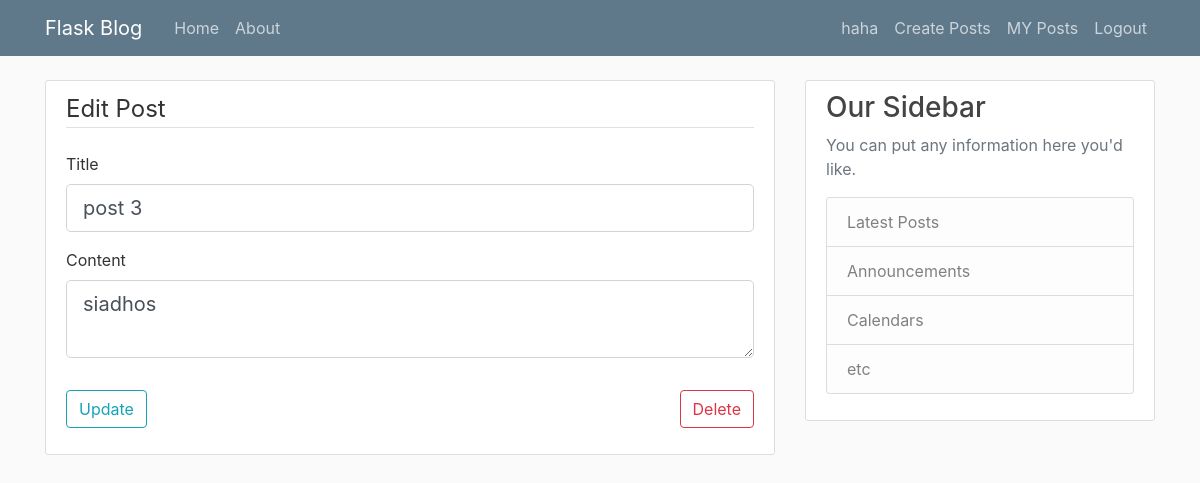
Page /post/edit/2 (signed in) on the committed database.
### blogflask/models.py (models this page shows, shortened)
class User(db.Model,UserMixin):
    id = db.Column(db.Integer, primary_key=True)
    username = db.Column(db.String(20), unique=True, nullable=False)
    email = db.Column(db.String(120), unique=True, nullable=False)
    image_file = db.Column(db.String(20), nullable=False, default='default.jpg')
    passwords = db.Column(db.String(20), nullable=False)
    posts = db.relationship('Post', backref='author', lazy=True)

class Post(db.Model):
    id = db.Column(db.Integer, primary_key=True)
    title = db.Column(db.String(100), nullable=False)
    date_posted = db.Column(db.DateTime, nullable=False, default=datetime.utcnow)
    content = db.Column(db.Text, nullable=False)
    user_id = db.Column(db.Integer, db.ForeignKey('user.id'), nullable=False)

### blogflask/router.py (the view)
@app.route('/post/edit/<int:post_id>', methods=['GET', 'POST'])
def post_edit(post_id):
    post = Post.query.get(post_id)
    try:
        if post.user_id == current_user.id:
            form = PostEdit()
            if form.validate_on_submit():
                post.title = form.title.data
                post.content = form.content.data
                db.session.commit()
                flash(f'{post.title} has been updated', 'success')
                return redirect(url_for('user_posts', user_id=current_user.id))
            elif request.method == 'GET':
                form.title.data = post.title
                form.content.data = post.content
            return render_template("edit_post.html", post=post, form=form)
        else:
            return redirect(url_for('home'))
    except:
        flash(f'ACCESS DENIED', 'danger')
        return redirect(url_for('home'))

### blogflask/forms.py
class PostEdit(FlaskForm):
    title = StringField('Title', validators=[DataRequired()])
    content = TextAreaField('Content', validators=[DataRequired(), Length(min=3, max=250)])
    submit = SubmitField('Update')

### blogflask/models.py (called while the page is built)
@login_manager.user_loader
def load_user(user_id):
    return User.query.get(int(user_id))

### blogflask/templates/edit_post.html (shortened to what this page needs)
{% extends "layout.html" %}
{% block content %}
<div class="content-section">
        <form method="POST" action="">
            <fieldset class="form-group">
                <legend class="border-bottom mb-4">Edit Post</legend>
                <div class="form-group">
                    {{ form.title.label(class="form-control-label") }}
                    {% if form.title.errors %}
                        {{ form.title(class="form-control form-control-lg is-invalid") }}
                        <div class="invalid-feedback">
                            {% for error in form.title.errors %}
                                <span>{{ error }}</span>
                            {% endfor %}
                        </div>
                    {% else %}
                        {{ form.title(class="form-control form-control-lg") }}
                    {% endif %}
                </div>
                <div class="form-group">
                    {{ form.content.label(class="form-control-label") }}
                    {% if form.content.errors %}
                        {{ form.content(class="form-control form-control-lg is-invalid") }}
                        <div class="invalid-feedback">
                            {% for error in form.content.errors %}
                                <span>{{ error }}</span>
                            {% endfor %}
                        </div>
                    {% else %}
                        {{ form.content(class="form-control form-control-lg") }}
                    {% endif %}
                </div>
            </fieldset>
            <div class="form-group">
                {{ form.submit(class="btn btn-outline-info") }}
              <a href="{{ url_for('delete_post',post_id=post.id) }}" ><button type="button" class="btn btn-outline-danger" style="float: right;">Delete</button> </a>
            </div>
        </form>
    </div>
{% endblock content %}

### blogflask/templates/layout.html (shortened to what this page needs)
<!DOCTYPE html>
<html>
<head>
<link rel="stylesheet" href="https://maxcdn.bootstrapcdn.com/bootstrap/4.5.0/css/bootstrap.min.css">
    <link rel="stylesheet" type="text/css" href="{{ url_for('static', filename='main.css') }}">
</head>
<body>
<header class="site-header">
    <nav class="navbar navbar-expand-md navbar-dark bg-steel fixed-top">
        <div class="container">
            <a class="navbar-brand mr-4" href="/">Flask Blog</a>
            <div class="collapse navbar-collapse" id="navbarToggle">
                <div class="navbar-nav mr-auto">
                    <a class="nav-item nav-link" href="/">Home</a>
                    <a class="nav-item nav-link" href="/about">About</a>
                </div>
                <div class="navbar-nav">
                    {% if current_user.is_authenticated %}
                        <a class="nav-item nav-link" href="/account">{{current_user.username }}</a>
                        <a class="nav-item nav-link" href="/post/new">Create Posts</a>
                         <a class="nav-item nav-link" href="{{ url_for('user_posts',user_id=current_user.id) }}">MY Posts</a>
                        <a class="nav-item nav-link" href="/logout">Logout</a>
                    {% else %}
                    <a class="nav-item nav-link" href="/login">Login</a>
                    <a class="nav-item nav-link" href="/register">Register</a>
                {% endif %}
                </div>
            </div>
        </div>
    </nav>
</header>
<main role="main" class="container">
    <div class="row">
        <div class="col-md-8">
            {% block content %}{% endblock %}
        </div>
        <div class="col-md-4">
            <div class="content-section">
                <h3>Our Sidebar</h3>
                <p class='text-muted'>You can put any information here you'd like.
                <ul class="list-group">
                    <li class="list-group-item list-group-item-light">Latest Posts</li>
                    <li class="list-group-item list-group-item-light">Announcements</li>
                    <li class="list-group-item list-group-item-light">Calendars</li>
                    <li class="list-group-item list-group-item-light">etc</li>
                </ul>
                </p>
            </div>
        </div>
    </div>
<br>
<br>
    <br>
    <br>
</main>
</body>
</html>

### blogflask/static/main.css (style rules this page uses)
body { background: #fafafa; color: #333333; margin-top: 5rem; }
h1, h2, h3, h4, h5, h6 { color: #444444; }
.bg-steel { background-color: #5f788a; }
.site-header .navbar-nav .nav-link { color: #cbd5db; }
.content-section { background: #ffffff; padding: 10px 20px; border: 1px solid #dddddd; border-radius: 3px; margin-bottom: 20px; }

### rows in the picture
User: username "haha"
Post: title "post 3", content "siadhos"
